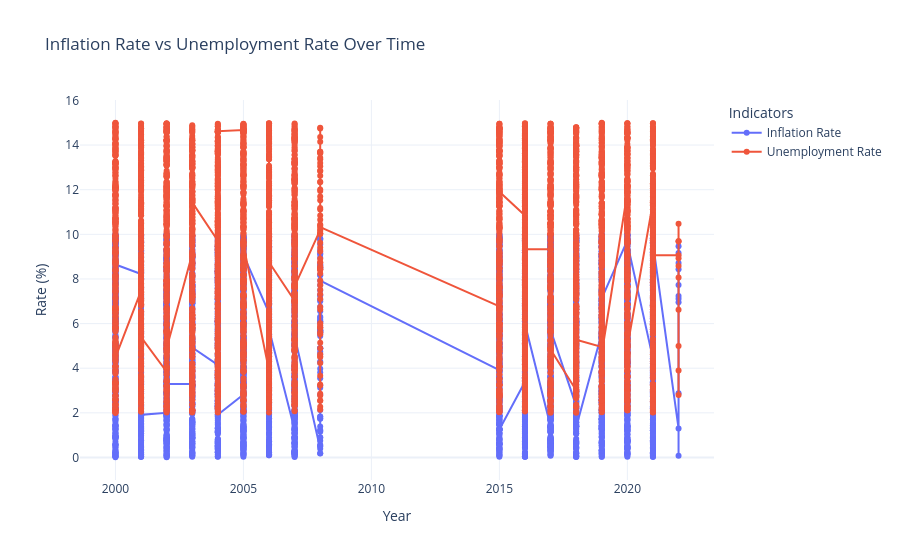

The cell this chart's notebook holds for it:
### Markdown cell above
#### **Inflation Trend vs Unemployment Trend Over Time**

### Code cell
infltnUnempOverTime = go.Figure()

infltnUnempOverTime.add_trace(
    go.Scatter(
        x=df['year'],
        y=df['inflation_pct'],
        mode='lines+markers',
        name='Inflation Rate'
    )
)

infltnUnempOverTime.add_trace(
    go.Scatter(
        x=df['year'],
        y=df['unemployment_rate_pct'],
        mode='lines+markers',
        name='Unemployment Rate'
    )
)

infltnUnempOverTime.update_layout(
    title='Inflation Rate vs Unemployment Rate Over Time',
    xaxis_title='Year',
    yaxis_title='Rate (%)',
    legend_title='Indicators',
    hovermode='x unified',
    template='plotly_white'
)

infltnUnempOverTime.show()

### Figure 1 — Plotly figure (JSON) as saved in the notebook; plotly's stock layout.template omitted (floating-point values rounded to 4 significant figures; data arrays with more than 128 entries replaced by an {"elided": "..."} marker saying what was removed)
{"data": [{"mode": "lines+markers", "name": "Inflation Rate", "type": "scatter", "x": {"elided": "5294 int values"}, "y": {"elided": "5294 float values"}}, {"mode": "lines+markers", "name": "Unemployment Rate", "type": "scatter", "x": {"elided": "5294 int values"}, "y": {"elided": "5294 float values"}}], "layout": {"hovermode": "x unified", "legend": {"title": {"text": "Indicators"}}, "title": {"text": "Inflation Rate vs Unemployment Rate Over Time"}, "xaxis": {"title": {"text": "Year"}}, "yaxis": {"title": {"text": "Rate (%)"}}}}
